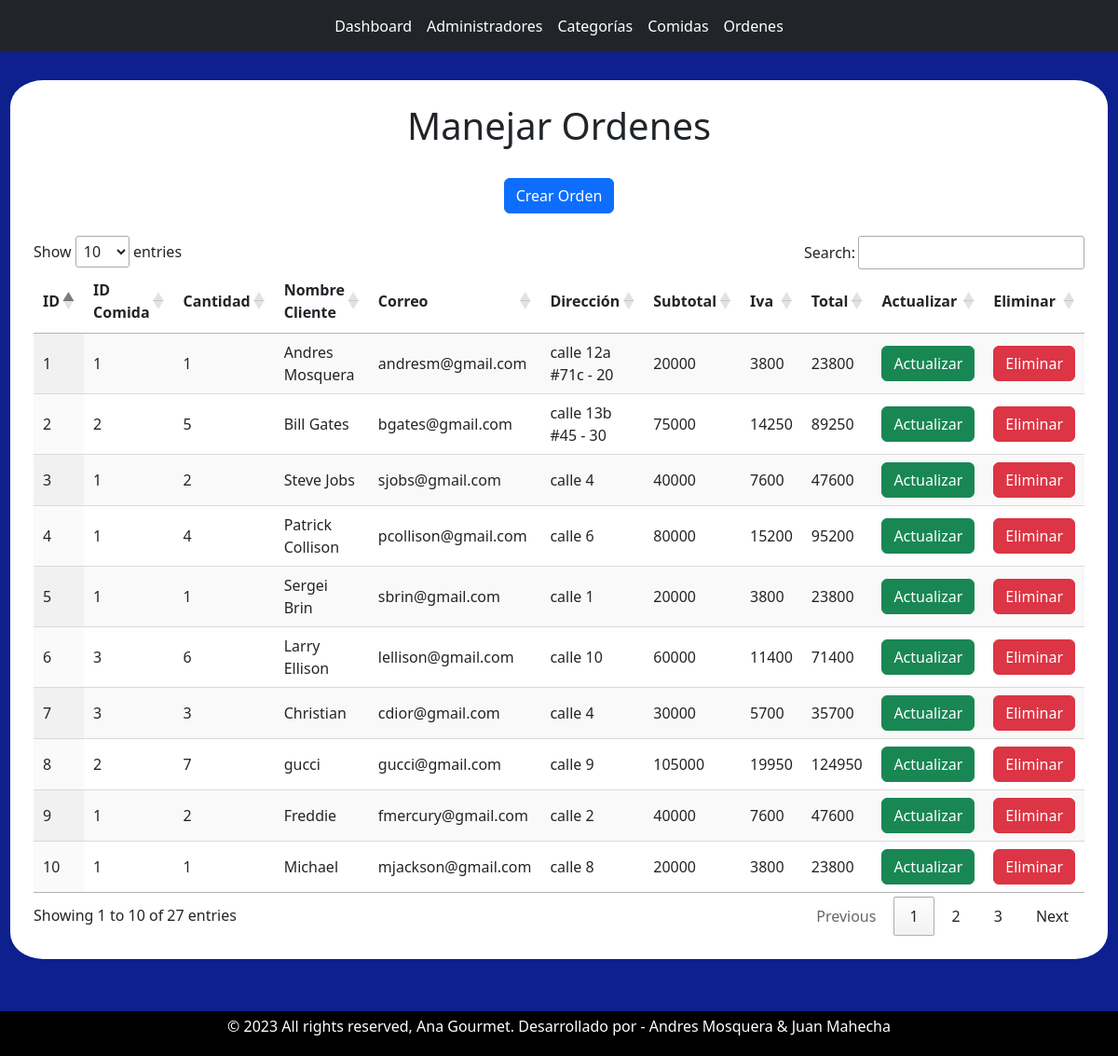
The page /order/order.php on the database its author committed.
### tables this page shows
CREATE TABLE `orders` (
  `id` int(11) NOT NULL,
  `food_id` int(11) DEFAULT NULL,
  `quantity` int(11) DEFAULT NULL,
  `customer_name` varchar(255) DEFAULT NULL,
  `customer_email` varchar(255) DEFAULT NULL,
  `customer_address` varchar(255) DEFAULT NULL,
  `subtotal` int(11) DEFAULT NULL,
  `iva` int(11) DEFAULT NULL,
  `total` int(11) DEFAULT NULL
);

### order/order-objeto.php (called while the page is built, shortened)
<?php
    class Order
    {
        public static function readOrder()
        {
            $conexion = new Conexion();
            $consulta = $conexion->prepare('SELECT * FROM ' . self::TABLA . ' ORDER BY id');
            $consulta->execute();
            $registros = $consulta->fetchAll();
            return $registros;
        }
    }
?>

### order/order.php (the view, shortened to what this page needs)
<?php
 require_once 'order-objeto.php';
 $orders = Order::readOrder();
?>
<?php include('../partials/navbar.php'); ?>
    <div class="container">
        <div class="container-small">
        <h1>Manejar Ordenes</h1>
            <br>
            <a href="./order-create.php" class="btn btn-primary">Crear Orden</a>
            <br>
            <table id="table_id" class="display">
                <thead>
                    <tr>
                        <th>ID</th>
                        <th>ID Comida</th>
                        <th>Cantidad</th>
                        <th>Nombre Cliente</th>
                        <th>Correo</th>
                        <th>Dirección</th>
                        <th>Subtotal</th>
                        <th>Iva</th>
                        <th>Total</th>
                        <th>Actualizar</th>
                        <th>Eliminar</th>
                    </tr>
                </thead>
                <tbody>
                    <?php foreach($orders as $item): ?>
                    <tr>
                        <td> <?php echo $item['id']; ?> </td>
                        <td> <?php echo $item['food_id']; ?>  </td>
                        <td> <?php echo $item['quantity']; ?> </td>
                        <td> <?php echo $item['customer_name']; ?> </td>
                        <td> <?php echo $item['customer_email']; ?> </td>
                        <td> <?php echo $item['customer_address']; ?> </td>
                        <td> <?php echo $item['subtotal']; ?> </td>
                        <td> <?php echo $item['iva']; ?> </td>
                        <td> <?php echo $item['total']; ?> </td>
                        <td>
                            <a href="./order-update.php?id=<?php echo $item['id']; ?>" class="btn btn-success">Actualizar</a>
                        </td>
                        <td>
                            <a href="./eliminar.php?id=<?php echo $item['id']; ?>" class="btn btn-danger">Eliminar</a>
                        </td>
                    </tr>
                    <?php endforeach; ?>
                </tbody>
            </table>
        </div>
    </div>
    <br>
<?php include('../partials/footer.php'); ?>

### styles/admin.css (style rules this page uses)
html, body { height: 100%; background-color: #0E208E !important; }
.container { display: flex; align-items: center; justify-content: center; flex-direction: column; background-color: #fff !important; border-radius: 3%; margin-top: 30px; width: 30% !important; margin-bottom: 80px; }
.container-small { display: flex; align-items: center; justify-content: center; flex-direction: column; background-color: white; margin: 0 !important; padding: 25px !important; border-radius: 3%; }

### rows shown on the page
orders: id "1", food "1", quantity "1", customer_name "Andres Mosquera", customer_email "andresm@gmail.com", customer_address "calle 12a #71c - 20", subtotal "20000", iva "3800", total "23800"
orders: id "2", food "2", quantity "5", customer_name "Bill Gates", customer_email "bgates@gmail.com", customer_address "calle 13b #45 - 30", subtotal "75000", iva "14250", total "89250"
orders: id "3", food "1", quantity "2", customer_name "Steve Jobs", customer_email "sjobs@gmail.com", customer_address "calle 4", subtotal "40000", iva "7600", total "47600"
orders: id "4", food "1", quantity "4", customer_name "Patrick Collison", customer_email "pcollison@gmail.com", customer_address "calle 6", subtotal "80000", iva "15200", total "95200"
orders: id "5", food "1", quantity "1", customer_name "Sergei Brin", customer_email "sbrin@gmail.com", customer_address "calle 1", subtotal "20000", iva "3800", total "23800"
orders: id "6", food "3", quantity "6", customer_name "Larry Ellison", customer_email "lellison@gmail.com", customer_address "calle 10", subtotal "60000", iva "11400", total "71400"
orders: id "7", food "3", quantity "3", customer_name "Christian", customer_email "cdior@gmail.com", customer_address "calle 4", subtotal "30000", iva "5700", total "35700"
orders: id "8", food "2", quantity "7", customer_name "gucci", customer_email "gucci@gmail.com", customer_address "calle 9", subtotal "105000", iva "19950", total "124950"
orders: id "9", food "1", quantity "2", customer_name "Freddie", customer_email "fmercury@gmail.com", customer_address "calle 2", subtotal "40000", iva "7600", total "47600"
orders: id "10", food "1", quantity "1", customer_name "Michael", customer_email "mjackson@gmail.com", customer_address "calle 8", subtotal "20000", iva "3800", total "23800"
